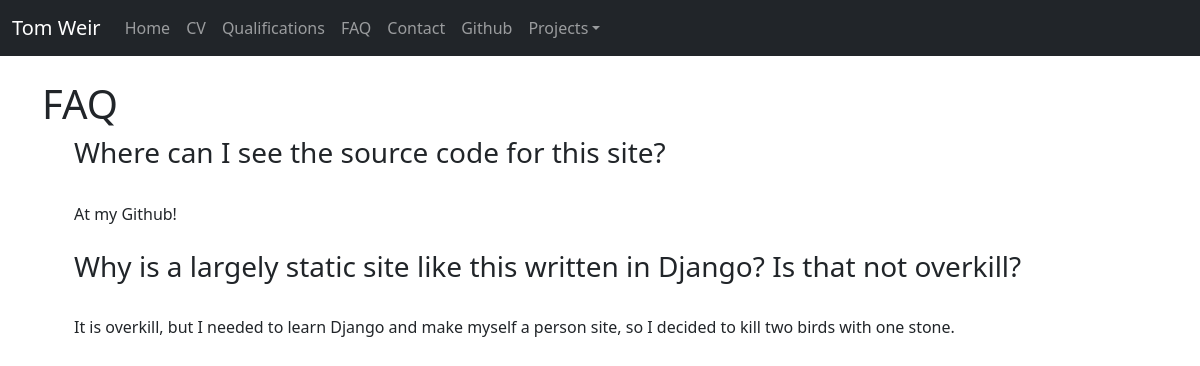
The app's page /FAQ/, older data.
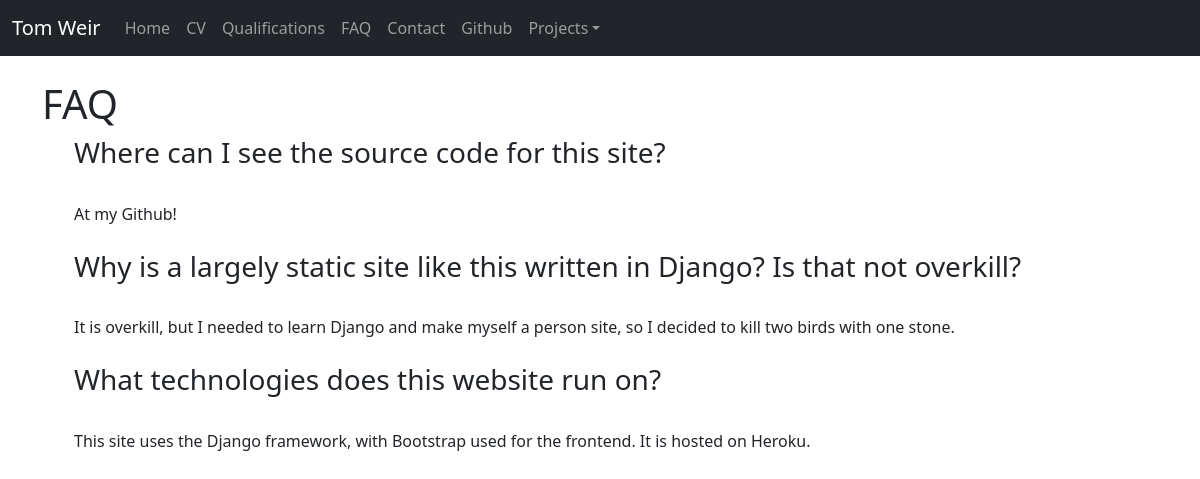
The same page, newer data.
### mainSite/models.py (models this page shows)
class FAQ_Question_Answer(models.Model):
    Question = models.CharField(max_length=100)
    Answer = models.TextField()

### mainSite/views.py (the view)
# urls.py: path('FAQ/',views.FAQView.as_view(),name='FAQ'),
class FAQView(generic.TemplateView):
    template_name = 'mainSite/FAQ.html'
    def get_context_data(self,**kwargs):
        context = super().get_context_data(**kwargs)
        context['FAQ_list'] = FAQ_Question_Answer.objects.all()
        return context

### mainSite/templates/mainSite/FAQ.html (shortened to what this page needs)
{% extends 'base.html' %}
{% if FAQ_list %}
{% if FAQ_list|length != 0 %}
{% block content %}
<h1> FAQ </h1>
<ul>
  {% for FAQ in FAQ_list %}
    <h3> {{FAQ.Question}} </h3>
    {{FAQ.Answer}}
  {% endfor %}
</ul>
{% endblock %}
{% endif %}
{% endif %}

Row changes from the older to the newer data that the page shows:
added FAQ_Question_Answer: Question "What technologies does this website run on?", Answer "This site uses the Django framework, with Bootstrap used for the frontend. It is hosted on Heroku."
